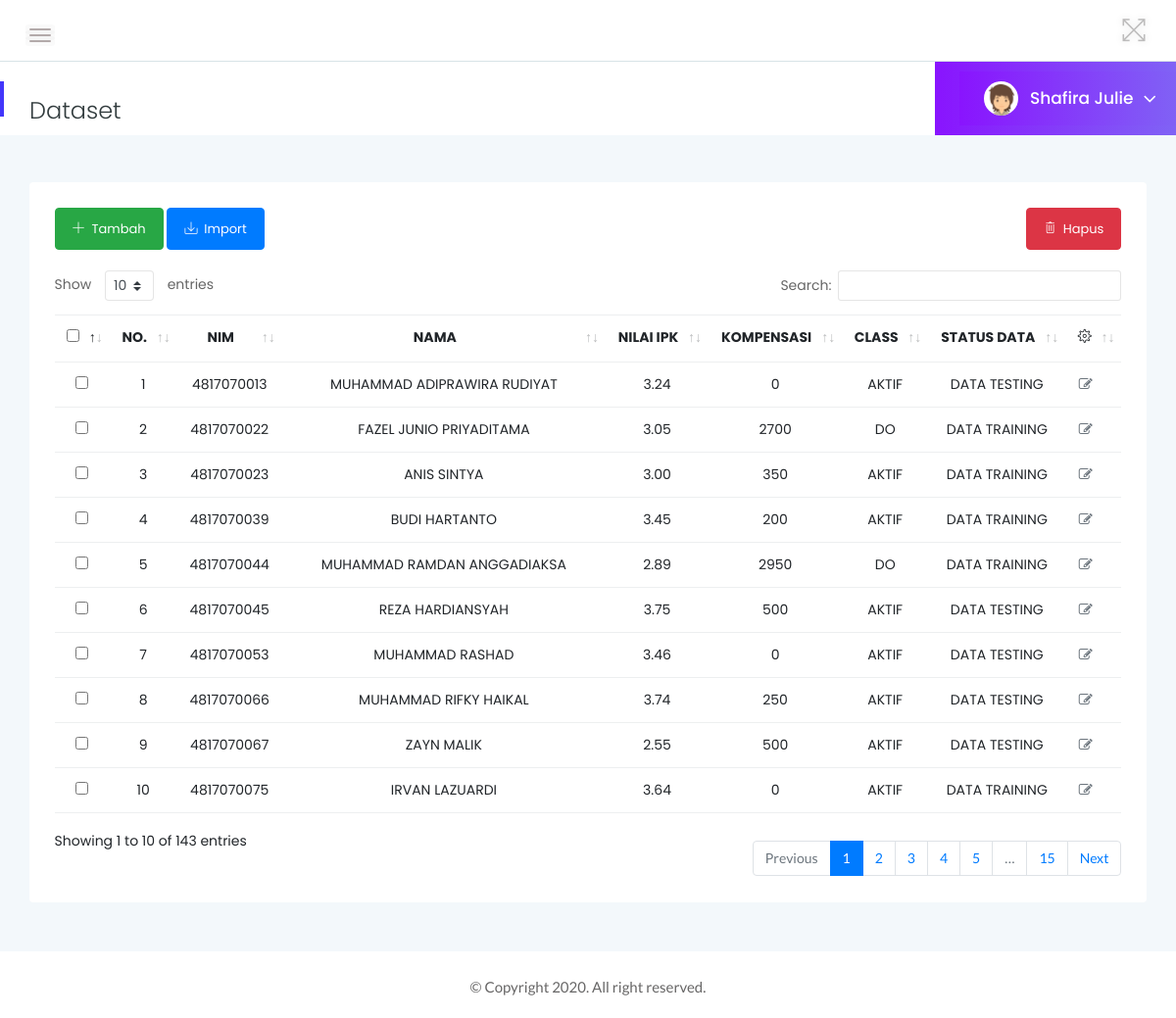
The page /admin/dataset/index.php (signed in) on the database its author committed.
### tables this page shows
CREATE TABLE `user` (
  `username` varchar(50) NOT NULL,
  `password` varchar(20) NOT NULL,
  `level` enum('Administrator','Mahasiswa') NOT NULL,
  `nama_lengkap` varchar(200) NOT NULL,
  `nim` varchar(50) DEFAULT NULL
);

CREATE TABLE `data_mahasiswa` (
  `nim` bigint(10) NOT NULL,
  `nama_mahasiswa` varchar(34) DEFAULT NULL,
  `nilai_ipk` decimal(3,2) DEFAULT NULL,
  `kompensasi` int(5) DEFAULT NULL,
  `class` varchar(10) DEFAULT NULL,
  `status` varchar(20) NOT NULL
);

### admin/dataset/index.php (the view, shortened to what this page needs)
<?php
  include('../../connection.php');
?>
<!doctype html>
<html class="no-js" lang="en">
    <head>
        <link rel="stylesheet" href="../../assets/css/bootstrap.min.css">
        <link rel="stylesheet" href="../../assets/css/font-awesome.min.css">
        <link rel="stylesheet" href="../../assets/css/themify-icons.css">
        <link rel="stylesheet" href="../../assets/css/metisMenu.css">
        <link rel="stylesheet" href="../../assets/css/owl.carousel.min.css">
        <link rel="stylesheet" href="../../assets/css/slicknav.min.css">
        <link rel="stylesheet" href="https://www.amcharts.com/lib/3/plugins/export/export.css" type="text/css" media="all" />
        <link rel="stylesheet" href="../../assets/css/typography.css">
        <link rel="stylesheet" href="../../assets/css/default-css.css">
        <link rel="stylesheet" href="../../assets/css/styles.css">
        <link rel="stylesheet" href="../../assets/css/responsive.css">
        <link rel="stylesheet" href="../../assets/dataTables/datatables.css">
    </head>
    <body>
        <div class="page-container">
            <div class="main-content">
                <div class="header-area">
                    <div class="row align-items-center">
                        <div class="col-md-6 col-sm-8 clearfix">
                            <div class="nav-btn pull-left">
                                <span></span>
                                <span></span>
                                <span></span>
                            </div>
                        </div>
                        <div class="col-md-6 col-sm-4 clearfix">
                            <ul class="notification-area pull-right">
                                <li id="full-view"><i class="ti-fullscreen"></i></li>
                            </ul>
                        </div>
                    </div>
                </div>
                <div class="page-title-area">
                    <div class="row align-items-center">
                        <div class="col-sm-6">
                            <div class="breadcrumbs-area clearfix">
                                <h4 class="page-title pull-left">Dataset</h4>
                            </div>
                        </div>
                        <div class="col-sm-6 clearfix">
                            <ul class="user-profile pull-right">
                                <li class="dropdown">
                                <?php
                                    $sesi = $_SESSION['username'];
                                    $query="SELECT nama_lengkap FROM user WHERE username='$sesi'";
                                    $result=mysqli_query($connection,$query);
                                    $row=mysqli_fetch_assoc($result);
                                    $namalengkap=$row['nama_lengkap'];
                                ?>
                                    <div class="user-profile pull-right">
                                        <img class="avatar user-thumb" src="../../assets/images/author/avatar.png" alt="avatar">
                                        <h4 class="user-name dropdown-toggle" data-toggle="dropdown"><?php echo $namalengkap; ?><i class="fa fa-angle-down"></i></h4>
                                    </div>
                                </li>
                            </ul>
                        </div>
                    </div>
                </div>
                <div class="main-content-inner">
                <div class="col-12 mt-5">
                    <div class="card">
                        <div class="card-body">
                            <form action="proses.php" method="post" name="proses">
                                <a class="btn btn-success" href="generate.php" role="button"><h8><i class="ti-plus"></i> &nbspTambah</h8></a>
                                <a class="btn btn-primary" href="import.php" role="button"><h8><i class="ti-import"></i> &nbspImport</h8></a>
                                <div class="pull-right">
                                    <button name="hapus" onclick="return confirm('Apakah kamu yakin ingin menghapus data?')" class="btn btn-danger"><i class="ti-trash"></i> &nbspHapus</button>
                                </div>
                            <br><br>
                            <div class="single-table">
                                <div class="table-responsive">
                                    <table id="datatables" class="table table-hover progress-table text-center">
                                        <thead class="text-uppercase">
                                            <tr>
                                                <th scope="col">
                                                    <input type="checkbox" id="select_all" value="<?=$data['nim']?>">
                                                </th>
                                                <th scope="col">No.</th>
                                                <th scope="col">NIM</th>
                                                <th scope="col">Nama</th>
                                                <th scope="col">Nilai IPK</th>
                                                <th scope="col">Kompensasi</th>
                                                <th scope="col">Class</th>
                                                <th scope="col">Status Data</th>
                                                <th scope="col"><i class="ti-settings"></i></th>
                                            </tr>
                                        </thead>
                                        <tbody>
                                            <?php
                                                $no = 1;
                                                $sql_dataset = mysqli_query($connection, "SELECT * FROM data_mahasiswa") or die (mysqli_error($connection));
                                                if(mysqli_num_rows($sql_dataset) > 0) {
                                                    while($data = mysqli_fetch_array($sql_dataset)) {
                                            ?>
                                                <tr>
                                                    <td>
                                                        <input type="checkbox" name="checked_id[]" class="checkbox" value="<?=$data['nim']?>">
                                                    </td>
                                                    <td><?php echo $no++; ?></td>
                                                    <td><?=$data['nim']?></td>
                                                    <td><?=$data['nama_mahasiswa']?></td>
                                                    <td><?=$data['nilai_ipk']?></td>
                                                    <td><?=$data['kompensasi']?></td>
                                                    <td><?=$data['class']?></td>
                                                    <td><?=$data['status']?></td>
                                                    <td>
                                                        <ul class="d-flex justify-content-center">
                                                            <li class="mr-3"><a href="<?php echo 'edit.php?nim='.$data['nim']?>" class="text-secondary"><i class="fa fa-edit"></i></a></li>
                                                        </ul>
                                                    </td>
                                                </tr>
                                            <?php
                                                }
                                            } else {
                                                echo "<tr><td colspan=\"9\" align=\"center\">Data tidak ditemukan</td></tr>";
                                            }
                                            ?>
                                        </tbody>
                                    </table>
                                </div>
                                </form>
                            </div>
                        </div>
                    </div>
                </div>
        </div>
    </div>
    <footer>
        <div class="footer-area">
            <p>© Copyright 2020. All right reserved.</p>
        </div>
    </footer>
    </body>
</html>

### assets/css/styles.css (style rules this page uses)
.page-container { width: 100%; height: 100%; min-height: 100vh; padding-left: 280px; -webkit-transition: padding-left 0.3s ease 0s; transition: padding-left 0.3s ease 0s; }
.sbar_collapsed.page-container { padding-left: 0; }
.card { border: none; border-radius: 4px; background-color: #fff; -webkit-transition: all 0.3s ease 0s; transition: all 0.3s ease 0s; }
.card-body { text-align: left; padding: 25.6px; padding: 1.6rem; font-family: 'Poppins', sans-serif; }
.main-content { width: 100%; background: #F3F8FB; }
.main-content-inner { padding: 30px 30px 50px; text-align: center; }
.main-content-inner .header-title, .alert, form { text-align: left; }
.header-area { padding: 15px 30px; background: #fff; border-bottom: 1px solid #d8e3e7; }
.nav-btn { margin: 10px 30px 0 0; cursor: pointer; }
.nav-btn span { display: block; width: 22px; height: 2px; background: #b3aaaa; margin: 4px 0; border-radius: 15px; -webkit-transition: all 0.3s ease 0s; transition: all 0.3s ease 0s; box-shadow: 0 0 0 4px rgba(99, 96, 96, 0.03); }
.nav-btn span:nth-child(2) { opacity: 0; }
.nav-btn span:first-child { -webkit-transform: rotate(45deg)translate(5px, 5px); transform: rotate(45deg)translate(5px, 5px); }
.nav-btn span:last-child { -webkit-transform: rotate(-45deg)translate(3px, -3px); transform: rotate(-45deg)translate(3px, -3px); }
.sbar_collapsed .nav-btn span { transform: none; opacity: 1; }
.notification-area { -webkit-user-select: none; -moz-user-select: none; -ms-user-select: none; user-select: none; position: relative; z-index: 1; }
.notification-area li { display: inline-block; margin-left: 20px; cursor: pointer; -webkit-user-select: none; -moz-user-select: none; -ms-user-select: none; user-select: none; }
.notification-area li>i { font-size: 26px; color: #bdbcbc; vertical-align: middle; text-shadow: 0 0 8px rgba(0, 0, 0, 0.12); -webkit-transition: color 0.3s ease 0s; transition: color 0.3s ease 0s; }
.notification-area li#full-view { display: inline-block; }
.page-title-area { padding: 0 30px; background: #fff; position: relative; }
.page-title-area:before { content: ''; position: absolute; left: 0; top: 50%; width: 4px; height: 36px; background: var(--primary-color); -webkit-transform: translateY(-50%); transform: translateY(-50%); }
.page-title { font-size: 24px; font-weight: 300; color: #313b3d; letter-spacing: 0; margin-top: 25px; margin-right: 30px; }
.user-profile { margin-right: -30px; display: -webkit-box; display: -ms-flexbox; display: flex; -webkit-box-align: center; -ms-flex-align: center; align-items: center; -ms-flex-wrap: wrap; flex-wrap: wrap; background: -webkit-linear-gradient(left, #8914fe 0%, #8063f5 100%); background: linear-gradient(to right, #8914fe 0%, #8063f5 100%); padding: 10px 25px; position: relative; }
.user-profile img.avatar { height: 35px; width: 35px; border-radius: 50%; margin-right: 12px; }
.user-name { font-size: 17px; font-weight: 500; color: #fff; letter-spacing: 0; cursor: pointer; -webkit-user-select: none; -moz-user-select: none; -ms-user-select: none; user-select: none; }
.user-name i { margin-left: 10px; font-size: 21px; vertical-align: middle; position: relative; }
.notification-area .dropdown-toggle, .user-name.dropdown-toggle { position: relative; }
.notification-area .dropdown-toggle:after, .user-name.dropdown-toggle:after { display: none; }
.footer-area { text-align: center; padding: 23px 0 19px; background: #fff; }
.footer-area p { color: #676666; margin-bottom: 0; }
.btn { padding: 11px 17px; font-size: 13px; letter-spacing: 0; }
.single-table .table { margin-bottom: 0; }
table tr th { border-bottom: none; }
table tr th, table tr td { border-top: 1px solid rgba(120, 130, 140, 0.13) !important; }
table.dataTable.no-footer { border-bottom: 1px solid rgba(120, 130, 140, 0.13) !important; }
table.dataTable thead th, table.dataTable thead td { border-bottom-color: transparent; }

### rows shown on the page
user: nama_lengkap "Shafira Julie"
data_mahasiswa: nim "4817070013", nama_mahasiswa "MUHAMMAD ADIPRAWIRA RUDIYAT", nilai_ipk "3.24", kompensasi "0", class "AKTIF", status "DATA TESTING"
data_mahasiswa: nim "4817070022", nama_mahasiswa "FAZEL JUNIO PRIYADITAMA", nilai_ipk "3.05", kompensasi "2700", class "DO", status "DATA TRAINING"
data_mahasiswa: nim "4817070023", nama_mahasiswa "ANIS SINTYA", nilai_ipk "3.00", kompensasi "350", class "AKTIF", status "DATA TRAINING"
data_mahasiswa: nim "4817070039", nama_mahasiswa "BUDI HARTANTO", nilai_ipk "3.45", kompensasi "200", class "AKTIF", status "DATA TRAINING"
data_mahasiswa: nim "4817070044", nama_mahasiswa "MUHAMMAD RAMDAN ANGGADIAKSA", nilai_ipk "2.89", kompensasi "2950", class "DO", status "DATA TRAINING"
data_mahasiswa: nim "4817070045", nama_mahasiswa "REZA HARDIANSYAH", nilai_ipk "3.75", kompensasi "500", class "AKTIF", status "DATA TESTING"
data_mahasiswa: nim "4817070053", nama_mahasiswa "MUHAMMAD RASHAD", nilai_ipk "3.46", kompensasi "0", class "AKTIF", status "DATA TESTING"
data_mahasiswa: nim "4817070066", nama_mahasiswa "MUHAMMAD RIFKY HAIKAL", nilai_ipk "3.74", kompensasi "250", class "AKTIF", status "DATA TESTING"
data_mahasiswa: nim "4817070067", nama_mahasiswa "ZAYN MALIK", nilai_ipk "2.55", kompensasi "500", class "AKTIF", status "DATA TESTING"
data_mahasiswa: nim "4817070075", nama_mahasiswa "IRVAN LAZUARDI", nilai_ipk "3.64", kompensasi "0", class "AKTIF", status "DATA TRAINING"
